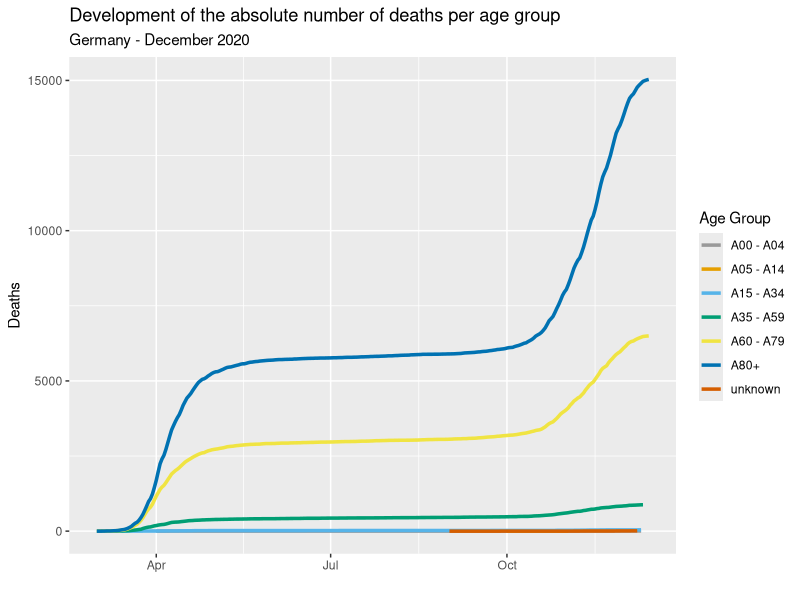
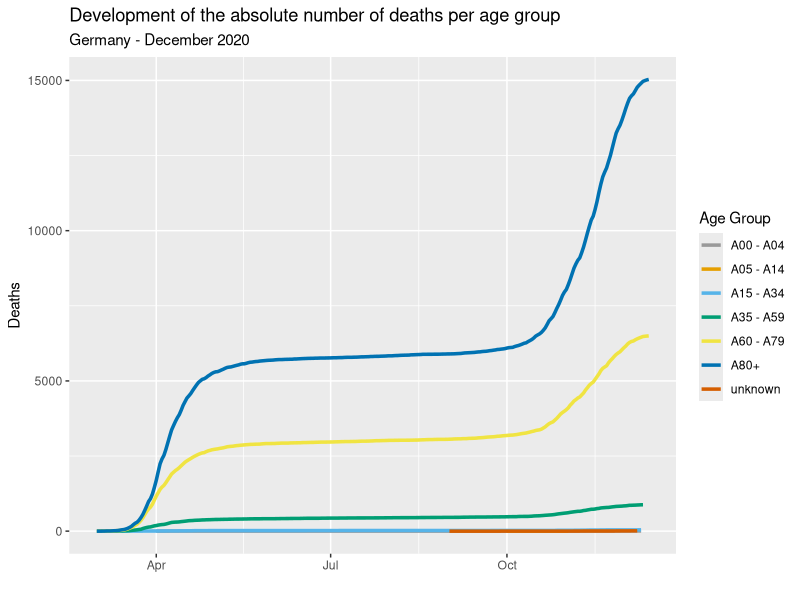

These charts were generated, in order, by the following R code:
library(ggplot2)

setwd(dirname(rstudioapi::getActiveDocumentContext()$path))

cbp1 <- c("#999999", "#E69F00", "#56B4E9", "#009E73",
          "#F0E442", "#0072B2", "#D55E00", "#CC79A7")

data <- read.csv("./data/deaths_by_age_group.csv", sep=",", header = FALSE, col.names = c("Altersgruppe", "Datum","Tode"))

data$Datum <- as.Date(data$Datum, format = "%Y/%m/%d")

g <- ggplot(data, aes(x=Datum,y=Tode,color=Altersgruppe)) + 
  geom_line(size = 1.2) +
  scale_color_manual(values = cbp1, labels = c("A00 - A04", "A05 - A14", "A15 - A34", "A35 - A59", "A60 - A79", "A80+", "unknown" )) +
  labs(
    title = "Development of the absolute number of deaths per age group",
    subtitle = "Germany - December 2020",
    y = "Deaths",
    x = "",
    color = "Age Group"
  )


print(g)

ggsave("deaths_by_age_group.png", width = 8.37, height = 6, dpi = 300)
